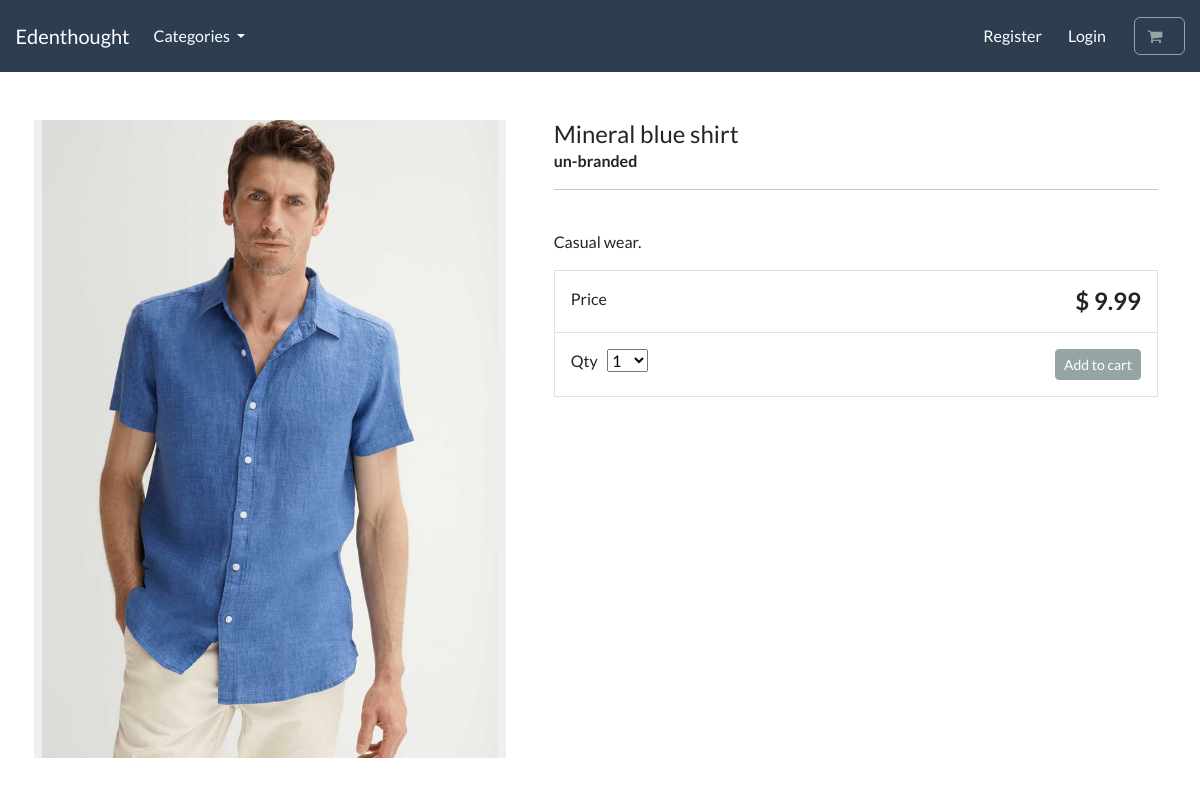
The app's page /product/mineral-blue-shirt/ with its own data.
### store/models.py (models this page shows, shortened)
class Product(models.Model):
    category = models.ForeignKey(Category, related_name='product',on_delete=models.CASCADE, null=True)
    title=models.CharField(max_length=250)
    brand=models.CharField(max_length=250,default='un-branded')
    description= models.TextField(blank=True)#blank denotes an optional field
    slug=models.SlugField(max_length=255) # to make urls more user-friendly and readable and unique
    price=models.DecimalField(max_digits=5,decimal_places=2) #product price
    image = models.ImageField(upload_to='images/') #pillow installation required; upon uploading an image will create an image subfolder in media
    class Meta:
        verbose_name_plural = 'products' #django by default adds an s to category name

### store/views.py (the view)
# urls.py: path('product/<slug:product_slug>/',views.product_info,name='product-info'), #referencing a slug variable
def product_info(request,product_slug):
    product = get_object_or_404(Product,slug=product_slug) #getting hold of a specific product from a database,
    context = {'product':product}                   #a slug ID, that is equal to a slug ID we are looking for
    return render(request,'store/product-info.html',context)

### cart/cart.py (called while the page is built)
    def __len__(self):                                                                                #total length of products in a session
        return sum(item['qty'] for item in self.cart.values())                                        #total number of items in a shopping cart

### cart/context_processors.py (called while the page is built)
def cart(request):
    return {'cart':Cart(request)}

### store/models.py (called while the page is built)
    def get_absolute_url(self):
        return reverse('list-category',args=[self.slug])

### store/views.py (called while the page is built)
def categories(request):
    all_categories=Category.objects.all() #select all categories(shoes and shirts
    return {'all_categories': all_categories}

### store/templates/store/product-info.html (shortened to what this page needs)
{% extends "./base.html" %}
{% load static %}
{% block content %}
<div class="container">
    <main class="pt-5">
        <div class="row g-3">
            <div class="col-md-5 col-lg-5 order-md-first bg-light">
                <img class="img-fluid mx-auto d-block" alt="Responsive image" src="{{ product.image.url}}">
            </div>
            <div class="col-md-7 col-lg-7 ps-md-3 ps-lg-5">
                <h1 class="mb-0 h4"> {{ product.title}}  </h1>
                <strong> {{product.brand}} </strong>
                <hr>
                <br>
                <p> {{product.description}} </p>
                <div class="border">
                    <div class="col border-bottom">
                        <div class="row p-3">
                            <div class="col-6"> Price </div>
                            <div class="col-6 text-end"><span class="h4 fw-bold">$ {{ product.price }} </span></div>
                        </div>
                    </div>
                    <div class="col">
                        <div class="row p-3">
                            <div class="col-6">
                                <label for="select">Qty</label>
                                <select id="select">
                                    <option value="1">1</option>
                                </select>
                            </div>
                            <div class="col-6 text-end">
                                <button type="button" id="add-button" value="{{product.id}}" class="btn btn-secondary btn-sm">
                                Add to cart
                                </button>
                            </div>
                        </div>
                    </div>
                </div>
            </div>
        </div>
    </main>
    <br>
</div>
{% endblock %}

### records on screen
Product: image (picture), title "Mineral blue shirt", brand "un-branded", description "Casual wear.", price "9.99"
